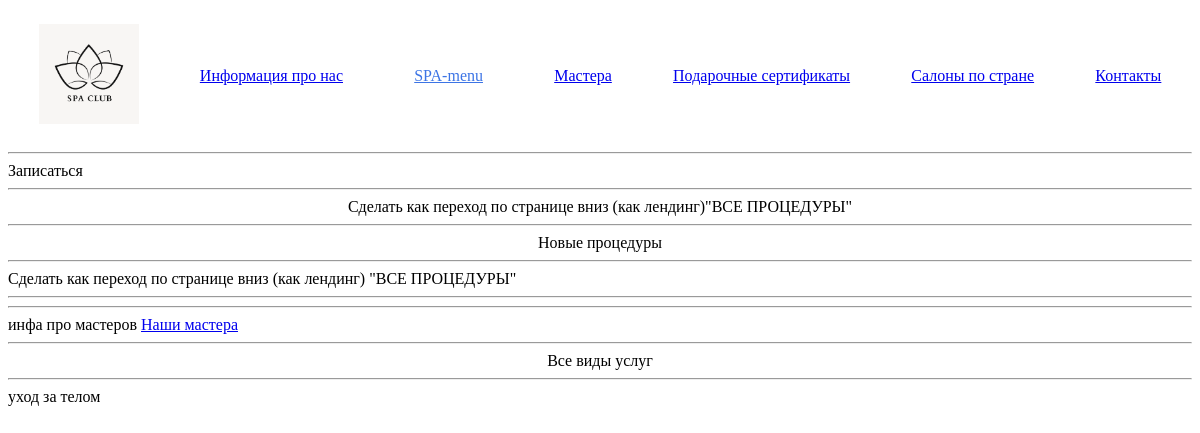
The app's page /home/Sea_SPA/, older data.
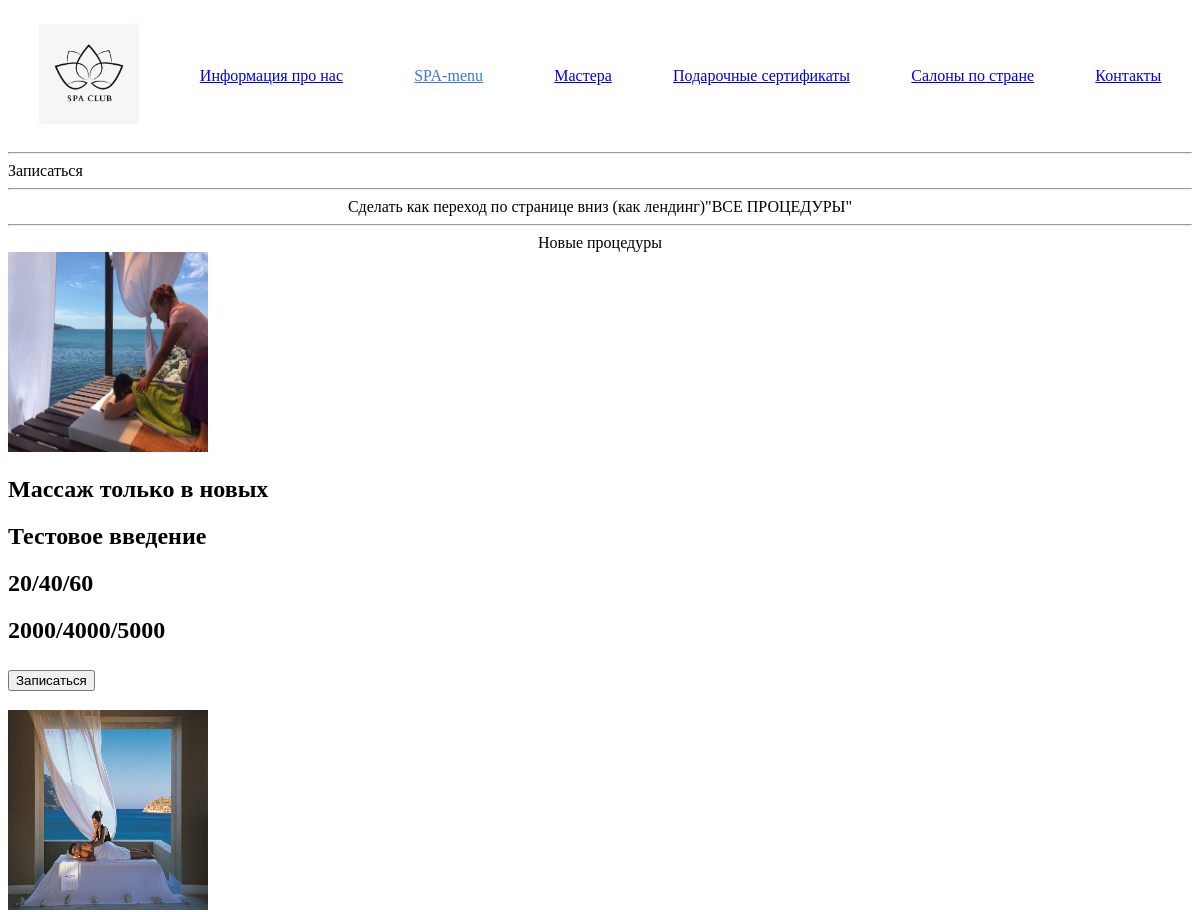
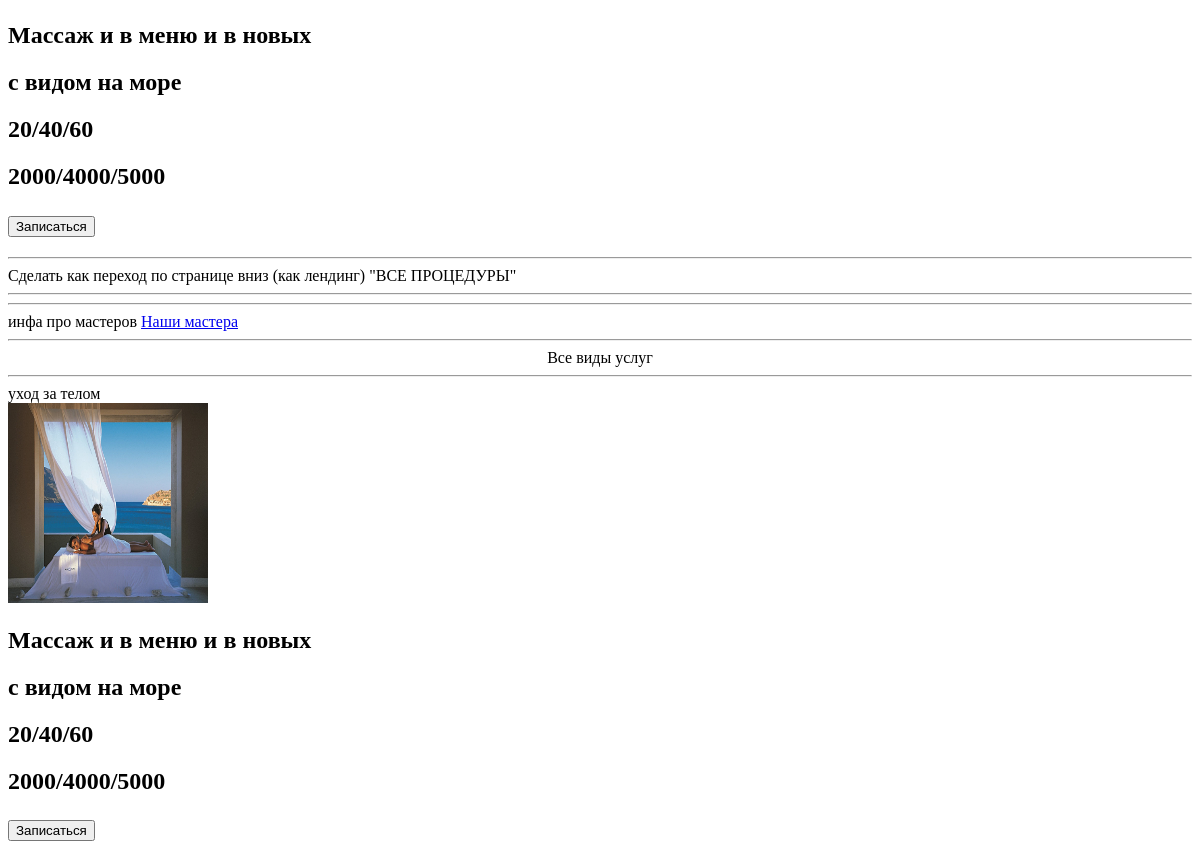
The same page, newer data (2 pictures, top to bottom).
### spa/models.py (models this page shows)
class Sea_spa_BC(models.Model):
    photo = models.ImageField(upload_to='static/photo/photo_care/', verbose_name='уходовое фото')
    title = models.CharField(max_length=100, verbose_name='Заголовок')
    content = models.CharField(max_length=250, verbose_name='описание')
    time = models.CharField(max_length=50, null=True, blank=True, verbose_name='время в формате "X/X/X"')
    price = models.CharField(max_length=50, null=False, blank=True, verbose_name='цена в формате "X/X/X"')
    new = models.BooleanField(default=False, verbose_name='Добавить в раздел "Новые процедуры" ')
    view = models.BooleanField(default=True, verbose_name='Отображать в общем меню')
    time_create = models.DateTimeField(verbose_name="Время создания", default=datetime.now(), )
    time_update = models.DateTimeField(verbose_name="Время изменения", default=datetime.now(), )
    class Meta:
        verbose_name_plural = 'SEA-SPA (Уход за телом)'
        verbose_name = 'SPA-ритуалы (Уход за телом)'

class Sea_SPA_RT(models.Model):
    photo = models.ImageField(upload_to='static/photo/photo_rituals/', verbose_name='уходовое фото')
    title = models.CharField(max_length=100, verbose_name='Заголовок')
    content = models.CharField(max_length=250, verbose_name='описание')
    time = models.CharField(max_length=50, null=True, blank=True, verbose_name='время в формате "X/X/X"')
    price = models.CharField(max_length=50, null=False, blank=True, verbose_name='цена в формате "X/X/X"')
    new = models.BooleanField(default=False, verbose_name='Добавить в раздел "Новые процедуры" ')
    view = models.BooleanField(default=False, verbose_name='Отображать в общем меню меню')
    time_create = models.DateTimeField(verbose_name="Время создания", default=datetime.now(), )
    time_update = models.DateTimeField(verbose_name="Время изменения", default=datetime.now(), )
    class Meta:
        verbose_name_plural = 'SEA-SPA (Виды массажа)'
        verbose_name = 'SPA-ритуалы (Вид массажа)'

### spa/views.py (the view)
# urls.py: path('Sea_SPA/', Sea_SPA, name='Sea_spa'),
def Sea_SPA(request):
    bd_rt = Sea_SPA_RT.objects.all()
    bd_bc = Sea_spa_BC.objects.all()
    context = {'bd_bc': bd_bc, 'bd_rt': bd_rt}
    return render(request, 'spa_ss/Sea_spa.html', context)

### spa/templates/spa_ss/Sea_SPA.html (shortened to what this page needs)
{% extends 'layout/basic.html' %}
{% load static %}
{% block content %}
<hr>
<a>Записаться</a>
    <hr>
    <center><a>Сделать как переход по странице вниз (как лендинг)"ВСЕ ПРОЦЕДУРЫ"</a></center>
    <hr>
<center><a>Новые процедуры</a></center>
    {% for bd_bcs in bd_bc %}
        {% if bd_bcs.new == True %}
            <img src="{{ bd_bcs.photo.url }}" alt="" width="200" height="200"/>
            <h2>{{ bd_bcs.title }}</h2>
            <h2>{{ bd_bcs.content }}</h2>
            <h2>{{ bd_bcs.time }}</h2>
            <h2>{{ bd_bcs.price }}</h2>
            <h2><button type="submit">Записаться</button></h2>
        {% endif %}
    {% endfor %}
    {% for bd_rts in bd_rt %}
        {% if bd_rts.new == True %}
            <img src="{{ bd_rts.photo.url }}" alt="" width="200" height="200"/>
            <h2>{{ bd_rts.title }}</h2>
            <h2>{{ bd_rts.content }}</h2>
            <h2>{{ bd_rts.time }}</h2>
            <h2>{{ bd_rts.price }}</h2>
            <h2><button type="submit">Записаться</button></h2>
        {% endif %}
    {% endfor %}
    <hr>
    <a>Сделать как переход по странице вниз (как лендинг) "ВСЕ ПРОЦЕДУРЫ"</a>
    <hr>
    <hr>
    <a>инфа про мастеров</a>
    <a href="url {{ masters }}">Наши мастера</a>
<hr>
        <center><a>Все виды услуг</a></center>
<hr>
    <div><a>уход за телом</a></div>
    {% for bd_rts in bd_rt %}
        {% if bd_rts.view == True %}
            <img src="{{ bd_rts.photo.url }}" alt="" width="200" height="200"/>
            <h2>{{ bd_rts.title }}</h2>
            <h2>{{ bd_rts.content }}</h2>
            <h2>{{ bd_rts.time }}</h2>
            <h2>{{ bd_rts.price }}</h2>
            <h2><button type="submit">Записаться</button></h2>
        {% endif %}
    {% endfor %}
{% endblock %}

Row changes from the older to the newer data that the page shows:
added Sea_spa_BC: photo (picture), title "Массаж только в новых", content "Тестовое введение", time "20/40/60", price "2000/4000/5000"
added Sea_SPA_RT: photo (picture), title "Массаж и в меню и в новых", content "с видом на море", time "20/40/60", price "2000/4000/5000"
